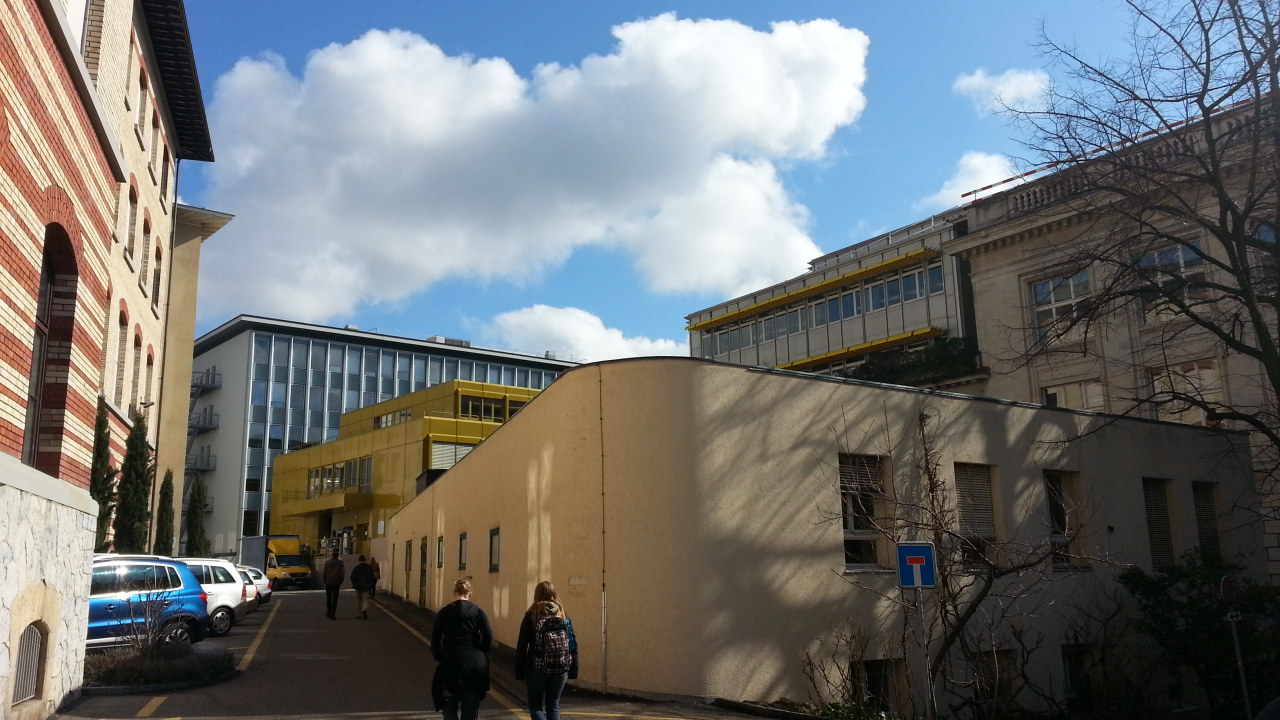
#> input picture back1.jpg, 1280 x 720 px
$ python imgreg.py   (Python 2 division)   (older library calls are emulated)
#> lines starting #> are read from the running program, lines starting #| are printed output that depends on the picture; after the words box and inside, x2 and y2 are one past the last pixel; in counts of white or black regions, pixels touching at a corner belong together; pictures that were not available may be replaced by others from this repository, and a replacement may not be noted
import numpy as np
import cv2

def filterMatchesHomography(kp1, kp2, matches):
    points1 = np.array([kp1[m.queryIdx].pt for m in matches]).reshape(-1, 1, 2)
    points2 = np.array([kp2[m.trainIdx].pt for m in matches]).reshape(-1, 1, 2)
    H, mask = cv2.findHomography(points1, points2, cv2.RANSAC, 6.0)
    mask = mask.ravel().tolist()
    goodMatches = [m for (i, m) in enumerate(matches) if mask[i] == 1]
    return (goodMatches, H)

def getLargeImage(img1, img2, X_OFF=100):
    h1 = img1.shape[0]
    h2 = img2.shape[0]
    w1 = img1.shape[1]
    w2 = img2.shape[1]
    h = max(h1, h2)
    w = max(w1, w2)
    img = np.zeros((h, w1 + w2 + X_OFF), dtype=img1.dtype)
    img[:h1,:w1] = img1
    img[-h2:,-w2:] = img2
    return img

def tint(x):
    return (int(x[0]), int(x[1]))

def getTransform(img1, img2):
    h1 = img1.shape[0]
    h2 = img2.shape[0]
    h = max(h1, h2)
    w1 = img1.shape[1]
    return lambda x: tint((x[0] + w1 + 100, x[1] + h - h2))

def plotKeypoints(keypoints, transform=None, color=(255, 0, 0)):
    if transform == None:
        transform = lambda x: x
    for kp in keypoints:
        p = kp.pt
        cv2.circle(img, tint(transform(p)), 3, color=color, thickness=1)

def plotMatches(keypoints, matches, transform, color=(0, 255, 0)):
    for m in matches:
        p1 = keypoints[0][m.queryIdx].pt
        p2 = keypoints[1][m.trainIdx].pt
        cv2.line(img, tint(p1), transform(p2), color=color)

def detectSift(img1, img2):
    detector = cv2.SIFT()
    kp1, des1 = detector.detectAndCompute(img1, None)
    kp2, des2 = detector.detectAndCompute(img2, None)
    return (kp1, kp2, des1, des2)

def detectSurf(img1, img2):
    detector = cv2.SURF()
    kp1, des1 = detector.detectAndCompute(img1, None)
    kp2, des2 = detector.detectAndCompute(img2, None)
    return (kp1, kp2, des1, des2)

def detectOrb(img1, img2):
    detector = cv2.ORB(30000, 1.2, 8, 31, 0, 4, cv2.ORB_HARRIS_SCORE, 31)
    kp1, des1 = detector.detectAndCompute(img1, None)
    kp2, des2 = detector.detectAndCompute(img2, None)
    return (kp1, kp2, des1, des2)

def detectFreak(img1, img2):
    detector = cv2.ORB(10000, 1.2, 8, 31, 0, 2, cv2.ORB_HARRIS_SCORE, 31)
    #detector = cv2.FeatureDetector_create('')
    descriptor = cv2.DescriptorExtractor_create('FREAK')
    kp1 = detector.detect(img1, None)
    kp2 = detector.detect(img2, None)
    kp1, des1 = descriptor.compute(img1, kp1)
    kp2, des2 = descriptor.compute(img2, kp2)
    return (kp1, kp2, des1, des2)

def detectSurfOrb(img1, img2):
    detector = cv2.FeatureDetector_create('SURF')
    descriptor = cv2.DescriptorExtractor_create('ORB')
    kp1 = detector.detect(img1, None)
    kp2 = detector.detect(img2, None)
    kp1, des1 = descriptor.compute(img1, kp1)
    kp2, des2 = descriptor.compute(img2, kp2)
    return (kp1, kp2, des1, des2)

def matchFlann(des1, des2):
    FLANN_INDEX_KDTREE = 0
    index_params = dict(algorithm=FLANN_INDEX_KDTREE, trees=5)
    search_params = dict(checks=64)
    flann = cv2.FlannBasedMatcher(index_params, search_params)
    matches = flann.knnMatch(des1, des2, k=2)
    return matches

def matchBf(des1, des2, norm=cv2.NORM_HAMMING):
    bf = cv2.BFMatcher(norm, crossCheck=False)
    matches = bf.knnMatch(des1, des2, k=2)
    goodMatches = [m for (m, n) in matches if m.distance < 0.75*n.distance]
    return (matches, goodMatches)

#FILES = ('rsz_1cab.jpg', 'cab_low.jpg')
#FILES = ('cab_new.jpg', 'cab_low.jpg')

FILES = ('dominos2.jpg', 'dominos1.jpg')
FILES = ('cab_night.jpg', 'rsz_1cab.jpg')
FILES = ('back1.jpg', 'back_rain.jpg')
FILES = ('cab_night.jpg', 'cab_low.jpg')
FILES = ('back_rain.jpg', 'back_small.jpg')
FILES = ('back1.jpg', 'back3.jpg')
img1 = cv2.imread(FILES[0], cv2.IMREAD_GRAYSCALE)
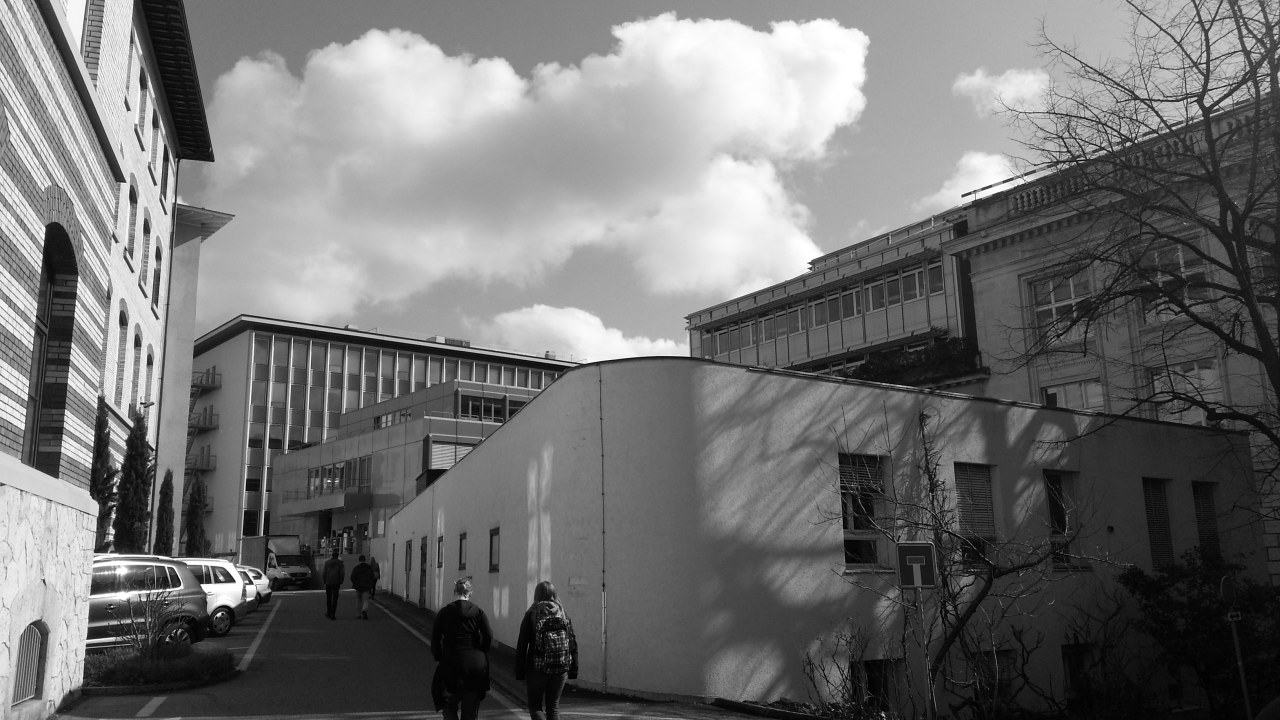
#> img1: shape (720, 1280); min 0, max 255, mean 113.2
img2 = cv2.imread(FILES[1], cv2.IMREAD_GRAYSCALE)
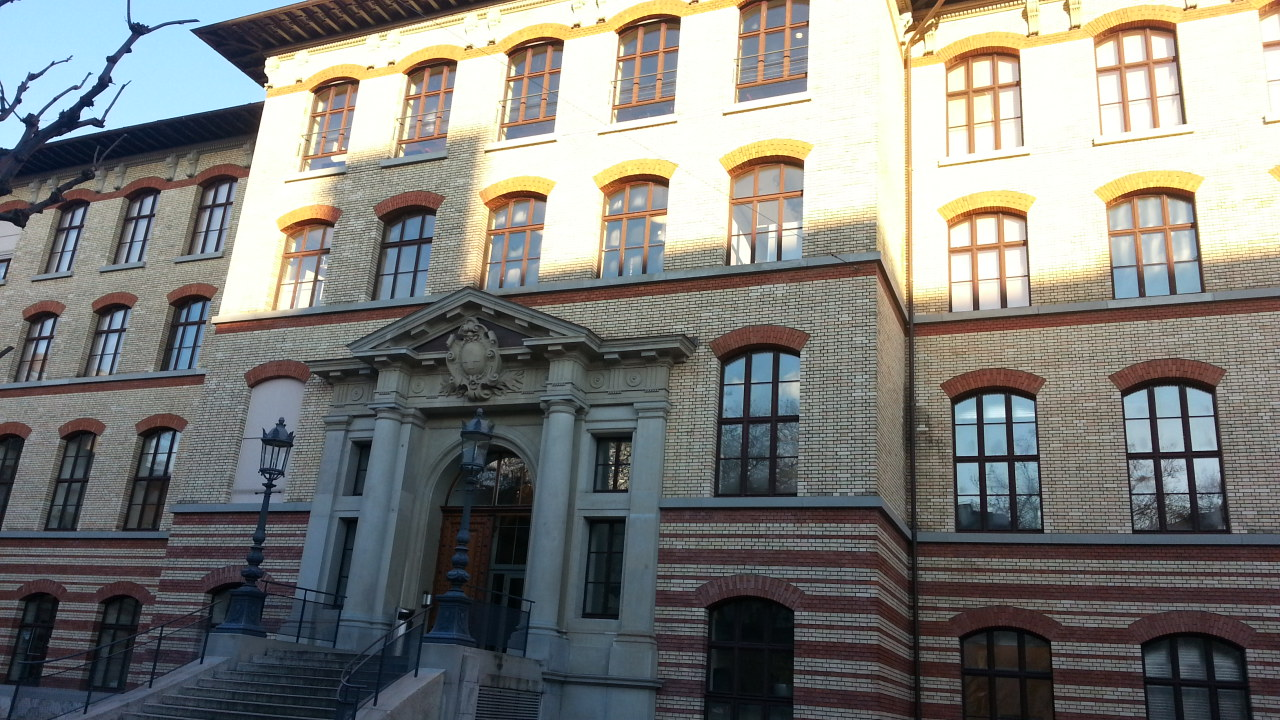
#> input picture cab_new.jpg, 1280 x 720 px, given in place of back3.jpg, which was not available
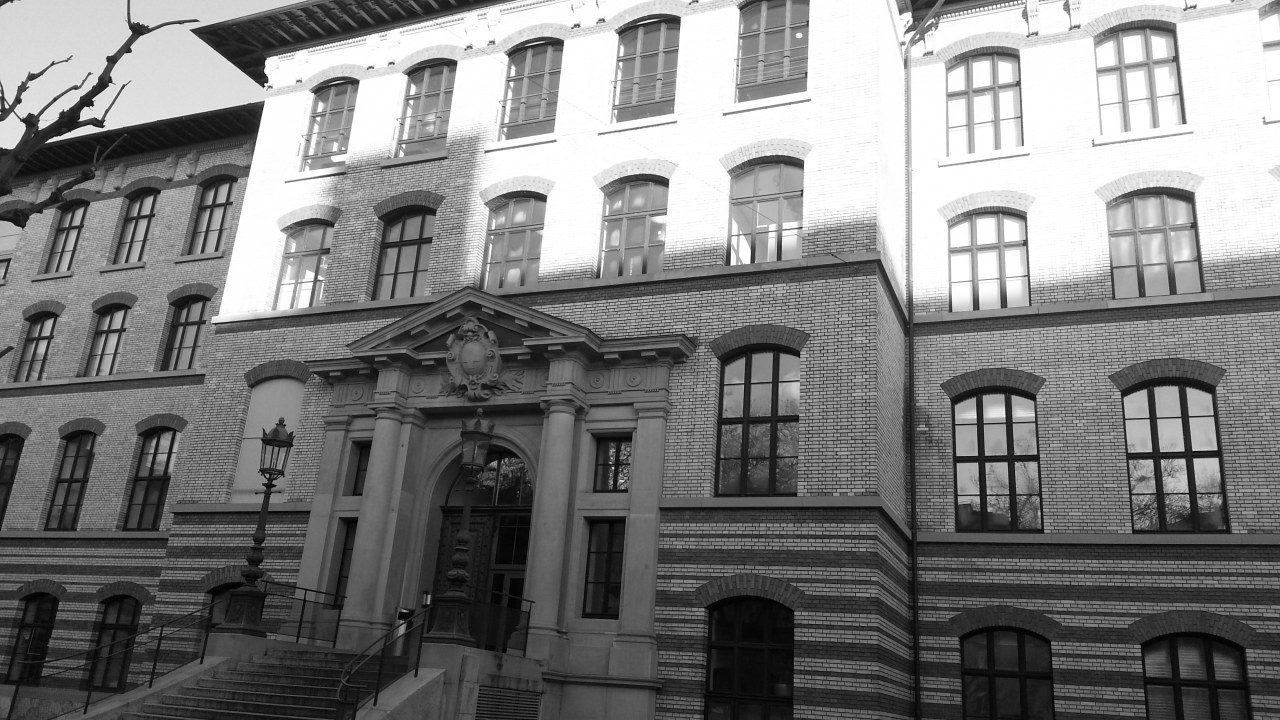
#> img2: shape (720, 1280); min 0, max 255, mean 125.6
#img2 = cv2.resize(img2, (640, 360))
t = getTransform(img1, img2)
(kp1, kp2, des1, des2) = detectOrb(img1, img2)
#> in detectOrb, `kp1, des1 = detector.detectAndCompute(img1, None)`: kp1 = 18064 keypoints; strongest (x, y, size): (251, 583, 31), (254, 577, 31), (218, 614, 31), (255, 579, 31)
#> in detectOrb, `kp2, des2 = detector.detectAndCompute(img2, None)`: kp2 = 22218 keypoints; strongest (x, y, size): (265, 84, 31), (263, 85, 31), (267, 81, 31), (100, 121, 53.6)
(matches, goodMatches) = matchBf(des1, des2, norm=cv2.NORM_HAMMING)
#> in matchBf, `matches = bf.knnMatch(des1, des2, k=2)`: matches = 18064 matches
#> in matchBf, `goodMatches = [m for (m, n) in matches if m.distance < 0.75*n.distance]`: goodMatches = 276 matches
#> matches = 18064 matches; goodMatches = 276 matches
(goodMatchesHom, H) = filterMatchesHomography(kp1, kp2, goodMatches)
#> in filterMatchesHomography, `points1 = np.array([kp1[m.queryIdx].pt for m in matches]).reshape(-1, ..`: points1 = 276 rows, first 8: [1245, 31], [565, 673], [89, 44], [86, 650], [1164, 54], [89, 65], [142, 635], [1248, 97]
#> in filterMatchesHomography, `points2 = np.array([kp2[m.trainIdx].pt for m in matches]).reshape(-1, ..`: points2 = 276 rows, first 8: [906.2, 532.9], [439.2, 280.8], [638.7, 350.4], [729.2, 176.3], [724, 414.7], [525.3, 356], [458.4, 397.2], [466, 263]
#> in filterMatchesHomography, `H, mask = cv2.findHomography(points1, points2, cv2.RANSAC, 6.0)`: H = [[4.27, -8.31, -179.5], [5.58, -11.59, 26.51], [0.0338, -0.0716, 1]]; mask = 276 values, max 1 at index 5, min 0 at index 0, mean 0.0254
#> in filterMatchesHomography, `goodMatches = [m for (i, m) in enumerate(matches) if mask[i] == 1]`: goodMatches = 7 matches
#> goodMatchesHom = 7 matches

print 'keypoints =', len(kp1), '--', len(kp2)
#| keypoints = 18064 -- 22218
print 'Good:', len(goodMatches), 'out of', len(matches)
#| Good: 276 out of 18064
print 'Homography:', len(goodMatchesHom), 'out of', len(goodMatches)
#| Homography: 7 out of 276
print H
#| [[ 4.27131203e+00 -8.31131465e+00 -1.79522326e+02]
#|  [ 5.58144471e+00 -1.15903423e+01  2.65100722e+01]
#|  [ 3.37948166e-02 -7.16034480e-02  1.00000000e+00]]

img = getLargeImage(img1, img2)
img = cv2.cvtColor(img, cv2.COLOR_GRAY2RGB)
#> img: shape (720, 2660, 3)
plotKeypoints(kp1)
#> the loop in plotKeypoints, `for kp in keypoints:` made 18064 passes
#> kp on passes 1 to 3: keypoint at (387, 31), size 31, keypoint at (847, 688), size 31, keypoint at (840, 688), size 31
#> after the loop in plotKeypoints, `for kp in keypoints:`:
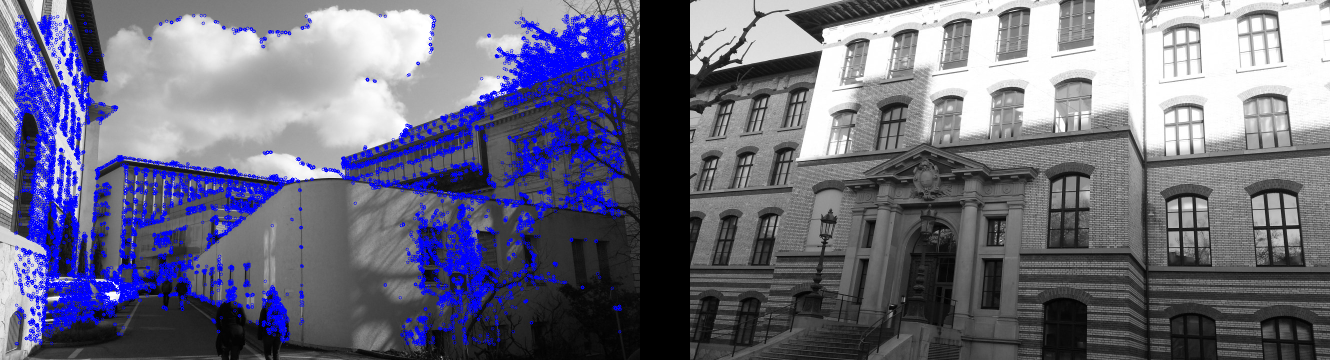
#> img: shape (720, 2660, 3) (shown at 1/2 size); mean B, G, R 126.4, 107, 107
plotKeypoints(kp2, t)
#> call 2 of plotKeypoints, with color = (255, 0, 0)
#> the loop in plotKeypoints (call 2), `for kp in keypoints:` made 22218 passes
#> kp on passes 1 to 3: keypoint at (150, 31), size 31, keypoint at (1148, 510), size 31, keypoint at (1045, 510), size 31
#> after the loop in plotKeypoints (call 2), `for kp in keypoints:`:
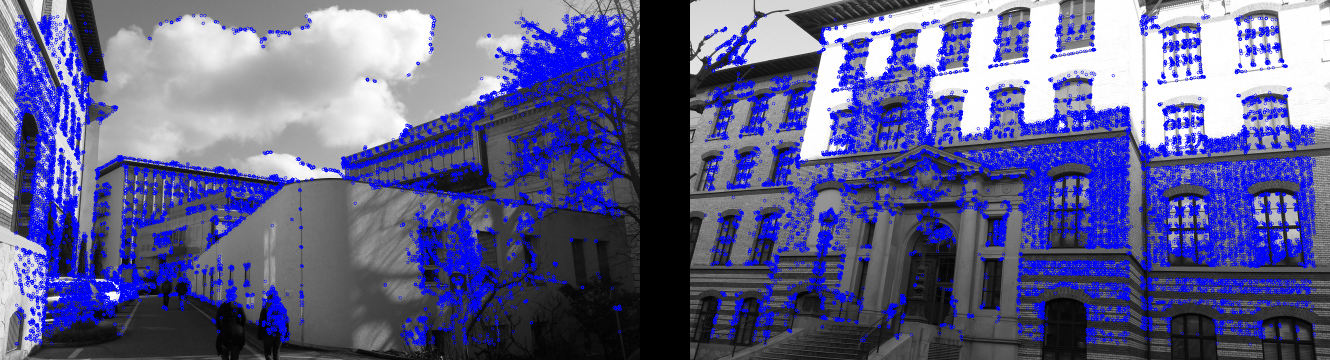
#> img: shape (720, 2660, 3) (shown at 1/2 size); 10.02% of pixels changed, all inside (x1, y1, x2, y2) = (1408, 28, 2632, 692)
plotMatches((kp1, kp2), goodMatchesHom, t)
#> the loop in plotMatches, `for m in matches:` made 7 passes
#> (p1, p2) on passes 1 to 7: ((89, 65), (525.3, 356)), ((183, 511), (126.1, 165.9)), ((146, 471), (121, 164.2)), ((746.4, 370.8), (224.6, 322.6)), ((184.8, 469.2), (126.1, 165.9)), ((182.4, 511.2), (124.4, 168)), ((1026.7, 509.8), (38.4, 188.4))
#> after the loop in plotMatches, `for m in matches:`:
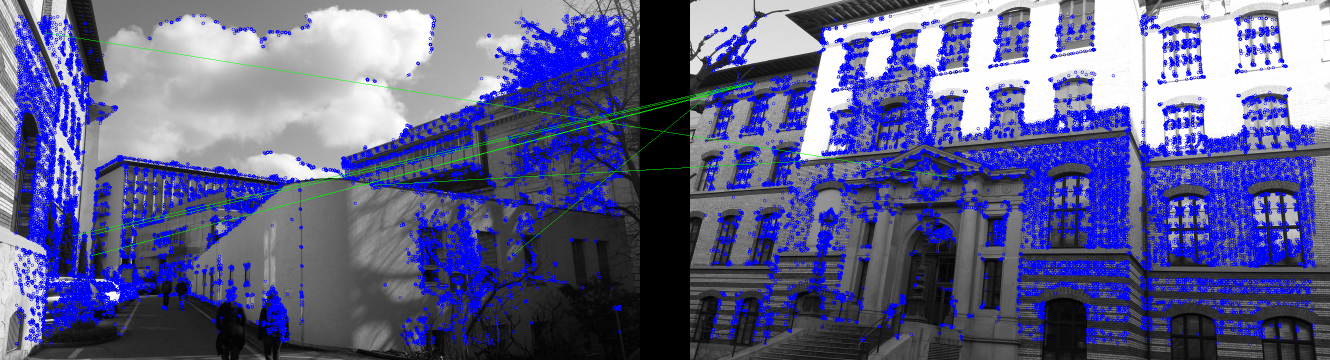
#> img: shape (720, 2660, 3) (shown at 1/2 size); 0.41% of pixels changed, all inside (x1, y1, x2, y2) = (89, 65, 1906, 512)

cv2.imshow('image', img)
cv2.waitKey(0)
cv2.destroyAllWindows()
